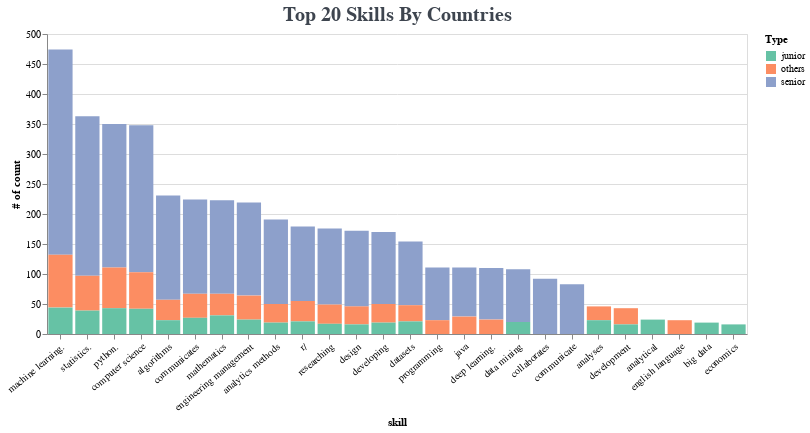

Source (notebook cell):
### Code cell
title_str=" Top %d Skills By Countries" %(top_n)
alt.Chart(df_type_c.groupby('type').head(top_n)).mark_bar().encode(
    y=alt.X('cnt:Q', title='# of count'),
    x=alt.Y('skill:O',sort='-y',title='skill',axis=alt.Axis( 
                                   labelAngle=-40, 
                                   labelOverlap=False)),
    color=alt.Color('type', scale=alt.Scale(scheme='set2'),title='Type'),
    order=alt.Order(
      # Sort the segments of the bars by this field
      'type',
      sort='ascending'
    )
).properties(height=b_height, width=b_width,
        title = alt.TitleParams(text = title_str,
                                            align='center',
                                            font = 'Ubuntu Mono', 
                                            fontSize = 20, 
                                            color = '#3E454F'
                                            )
    )

### Figure 1 — Vega-Lite specification as saved in the notebook (floating-point values rounded to 4 significant figures)
{"config": {"view": {"continuousWidth": 400, "continuousHeight": 300}}, "data": {"name": "data-e348acc284b4f0e0ebe5b8603444352f"}, "mark": "bar", "encoding": {"color": {"type": "nominal", "field": "type", "scale": {"scheme": "set2"}, "title": "Type"}, "order": {"type": "nominal", "field": "type", "sort": "ascending"}, "x": {"type": "ordinal", "axis": {"labelAngle": -40, "labelOverlap": false}, "field": "skill", "sort": "-y", "title": "skill"}, "y": {"type": "quantitative", "field": "cnt", "title": "# of count"}}, "height": 300, "title": {"text": " Top 20 Skills By Countries", "align": "center", "color": "#3E454F", "font": "Ubuntu Mono", "fontSize": 20}, "width": 700, "$schema": "https://vega.github.io/schema/vega-lite/v4.8.1.json", "datasets": {"data-e348acc284b4f0e0ebe5b8603444352f": [{"type": "senior", "skill": "machine learning.", "cnt": 342}, {"type": "senior", "skill": "statistics.", "cnt": 266}, {"type": "senior", "skill": "computer science", "cnt": 245}, {"type": "senior", "skill": "python.", "cnt": 239}, {"type": "senior", "skill": "algorithms", "cnt": 174}, {"type": "senior", "skill": "communicates", "cnt": 157}, {"type": "senior", "skill": "mathematics", "cnt": 156}, {"type": "senior", "skill": "engineering management", "cnt": 155}, {"type": "senior", "skill": "analytics methods", "cnt": 141}, {"type": "senior", "skill": "researching", "cnt": 127}, {"type": "senior", "skill": "design", "cnt": 126}, {"type": "senior", "skill": "r/", "cnt": 124}, {"type": "senior", "skill": "developing", "cnt": 120}, {"type": "senior", "skill": "datasets", "cnt": 106}, {"type": "senior", "skill": "collaborates", "cnt": 92}, {"type": "others", "skill": "machine learning.", "cnt": 88}, {"type": "senior", "skill": "programming", "cnt": 88}, {"type": "senior", "skill": "data mining", "cnt": 88}, {"type": "senior", "skill": "deep learning.", "cnt": 86}, {"type": "senior", "skill": "communicate", "cnt": 83}, {"type": "senior", "skill": "java", "cnt": 82}, {"type": "others", "skill": "python.", "cnt": 68}, {"type": "others", "skill": "computer science", "cnt": 61}, {"type": "others", "skill": "statistics.", "cnt": 58}, {"type": "junior", "skill": "machine learning.", "cnt": 44}, {"type": "junior", "skill": "python.", "cnt": 43}, {"type": "junior", "skill": "computer science", "cnt": 42}, {"type": "others", "skill": "communicates", "cnt": 40}, {"type": "others", "skill": "engineering management", "cnt": 40}, {"type": "junior", "skill": "statistics.", "cnt": 39}, {"type": "others", "skill": "mathematics", "cnt": 36}, {"type": "others", "skill": "r/", "cnt": 34}, {"type": "others", "skill": "algorithms", "cnt": 34}, {"type": "others", "skill": "researching", "cnt": 32}, {"type": "junior", "skill": "mathematics", "cnt": 31}, {"type": "others", "skill": "developing", "cnt": 31}, {"type": "others", "skill": "analytics methods", "cnt": 31}, {"type": "others", "skill": "design", "cnt": 30}, {"type": "others", "skill": "java", "cnt": 29}, {"type": "others", "skill": "development", "cnt": 27}, {"type": "junior", "skill": "communicates", "cnt": 27}, {"type": "others", "skill": "datasets", "cnt": 27}, {"type": "junior", "skill": "engineering management", "cnt": 24}, {"type": "others", "skill": "deep learning.", "cnt": 24}, {"type": "junior", "skill": "analytical", "cnt": 24}, {"type": "others", "skill": "analyses", "cnt": 23}, {"type": "junior", "skill": "analyses", "cnt": 23}, {"type": "others", "skill": "english language", "cnt": 23}, {"type": "junior", "skill": "algorithms", "cnt": 23}, {"type": "others", "skill": "programming", "cnt": 23}, {"type": "junior", "skill": "r/", "cnt": 21}, {"type": "junior", "skill": "datasets", "cnt": 21}, {"type": "junior", "skill": "data mining", "cnt": 20}, {"type": "junior", "skill": "analytics methods", "cnt": 19}, {"type": "junior", "skill": "big data", "cnt": 19}, {"type": "junior", "skill": "developing", "cnt": 19}, {"type": "junior", "skill": "researching", "cnt": 17}, {"type": "junior", "skill": "development", "cnt": 16}, {"type": "junior", "skill": "design", "cnt": 16}, {"type": "junior", "skill": "economics", "cnt": 16}]}}
